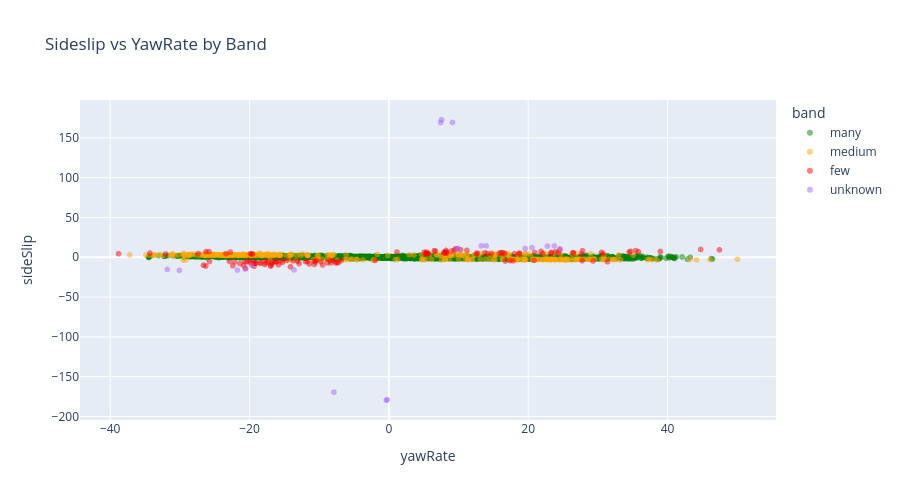

The code cell stored with this chart in its notebook:
### Markdown cell above
## 6. Sideslip vs Key Sensors (by Band)

### Code cell
# Sample for visualization (too many points otherwise)
sample_idx = np.random.choice(len(all_data), min(10000, len(all_data)), replace=False)
sample_df = all_data.iloc[sample_idx].copy()
sample_df['band'] = classify_band(sample_df['sideSlip'].values, band_dict)

# Sideslip vs yawRate
fig = px.scatter(sample_df, x='yawRate', y='sideSlip', color='band',
                 color_discrete_map={'many': 'green', 'medium': 'orange', 'few': 'red'},
                 title='Sideslip vs YawRate by Band', opacity=0.5)
fig.update_layout(height=500)
fig.show()

### Figure 1 — Plotly figure (JSON) as saved in the notebook; plotly's stock layout.template omitted (floating-point values rounded to 4 significant figures; data arrays with more than 128 entries replaced by an {"elided": "..."} marker saying what was removed)
{"data": [{"hovertemplate": "band=many<br>yawRate=%{x}<br>sideSlip=%{y}<extra></extra>", "legendgroup": "many", "marker": {"color": "green", "opacity": 0.5, "symbol": "circle"}, "mode": "markers", "name": "many", "showlegend": true, "type": "scattergl", "x": {"elided": "9495 float values"}, "xaxis": "x", "y": {"elided": "9495 float values"}, "yaxis": "y"}, {"hovertemplate": "band=medium<br>yawRate=%{x}<br>sideSlip=%{y}<extra></extra>", "legendgroup": "medium", "marker": {"color": "orange", "opacity": 0.5, "symbol": "circle"}, "mode": "markers", "name": "medium", "showlegend": true, "type": "scattergl", "x": {"elided": "355 float values"}, "xaxis": "x", "y": {"elided": "355 float values"}, "yaxis": "y"}, {"hovertemplate": "band=few<br>yawRate=%{x}<br>sideSlip=%{y}<extra></extra>", "legendgroup": "few", "marker": {"color": "red", "opacity": 0.5, "symbol": "circle"}, "mode": "markers", "name": "few", "showlegend": true, "type": "scattergl", "x": {"elided": "129 float values"}, "xaxis": "x", "y": {"elided": "129 float values"}, "yaxis": "y"}, {"hovertemplate": "band=unknown<br>yawRate=%{x}<br>sideSlip=%{y}<extra></extra>", "legendgroup": "unknown", "marker": {"color": "#ab63fa", "opacity": 0.5, "symbol": "circle"}, "mode": "markers", "name": "unknown", "showlegend": true, "type": "scattergl", "x": [-19.69, 20.53, 22.75, 19.57, 23.75, 7.56, -0.37, 13.27, -30.06, -0.24, 13.96, 9.13, -20.62, 9.92, 7.42, 9.9, -31.8, -21.76, -13.62, -7.89, 24.57], "xaxis": "x", "y": [-10.05, 11.89, 13.86, 11.01, 14.19, 172.8, -179.6, 14.36, -16.4, -178.9, 14.44, 169.5, -14.62, 10.71, 169.2, 11.05, -15.21, -16.01, -15.77, -169.4, 10.66], "yaxis": "y"}], "layout": {"height": 500, "legend": {"title": {"text": "band"}, "tracegroupgap": 0}, "title": {"text": "Sideslip vs YawRate by Band"}, "xaxis": {"anchor": "y", "domain": [0, 1], "title": {"text": "yawRate"}}, "yaxis": {"anchor": "x", "domain": [0, 1], "title": {"text": "sideSlip"}}}}
